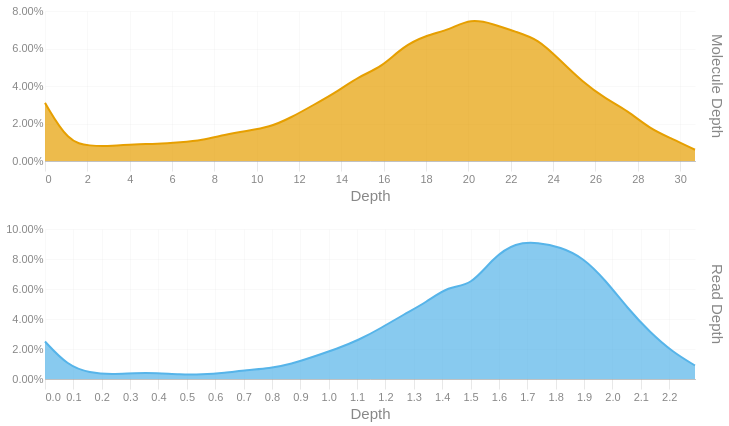

The cell this chart's notebook holds for it:
### Code cell
readdep = depth_hist(tb['Read Depth'], q99, 3)
readdep = readdep.with_columns(pl.lit('Read Depth').alias('Metric'))
if not SKIPLR:
    moldep = depth_hist(tb['Molecule Depth'], mol_q99, 1)
    moldep = moldep.with_columns(pl.lit('Molecule Depth').alias('Metric'))
    _hist = pl.concat([readdep, moldep])
    _hist = _hist.filter(pl.col('Proportion') != 0)
    with SafeRender(_hist):
        (
            alt.Chart(_hist)        
            .mark_area(interpolate = "basis")
            .encode(
                x=alt.X('Bin:Q').scale(domainMin=0).axis(alt.Axis(title='Depth')),
                y = alt.Y('Proportion:Q', title = None).axis(format = '.2%'),
                color = alt.Color('Metric:N').legend(None),
                row = alt.Row("Metric:N").header(title = None, labelOrient = 'right'),
                tooltip = [
                    alt.Tooltip("Metric:N", title = "Metric"),
                    alt.Tooltip('Interval:N', title = "Depth Interval"),
                    alt.Tooltip('Proportion:Q', title = "% Alignments").format('.2%')
                ]
            )
            .resolve_scale(x='independent', y='independent')
            .properties(
                height = 150, width = 650,
                usermeta={'embedOptions': {'downloadFileName': f'{samplename}.depth.hist'}}
            )
        ).display()
else:
    readdep = readdep.filter(pl.col('Proportion') != 0)
    with SafeRender(readdep):
        (
            alt.Chart(readdep)        
            .mark_area(interpolate = "basis")
            .encode(
                x=alt.X('Bin:Q').scale(domainMin=0).axis(alt.Axis(title='Depth')),
                y = alt.Y('Proportion:Q', title = None).axis(format = '.2%'),
                tooltip = [
                    alt.Tooltip('Interval:N', title = "Depth Interval"),
                    alt.Tooltip('Proportion:Q', title = "% Alignments").format('.2%')
                ]
            )
            .properties(
                usermeta={'embedOptions': {'downloadFileName': f'{samplename}.depth.hist'}}
            )
        ).display()

### Figure 1 — Vega-Lite specification as saved in the notebook (floating-point values rounded to 4 significant figures)
{"width": 650, "height": 150, "config": {"title": {"anchor": "start", "dy": -15, "fontSize": 18, "color": "#888888", "subtitleColor": "#888888", "subtitleFontSize": 14}, "arc": {"fill": "#0072B2"}, "axis": {"domainColor": "#888888", "domainWidth": 0.5, "gridWidth": 0.2, "grid": false, "titleFontWeight": 400, "titleFontSize": 15, "labelFontSize": 11, "labelColor": "#888888", "tickColor": "#888888", "tickWidth": 0.2, "titleColor": "#888888"}, "axisBand": {"grid": false}, "axisX": {"grid": true, "tickSize": 10, "domainCap": "round"}, "axisY": {"domain": false, "grid": true, "tickSize": 0, "domainCap": "round"}, "background": "transparent", "header": {"labelFontSize": 15, "labelColor": "#888888", "titleFontSize": 15, "titleFontWeight": 600, "titleColor": "#888888"}, "legend": {"labelFont": "sans-serif", "labelFontSize": 12, "labelColor": "#888888", "symbolSize": 100, "symbolType": "circle", "titleFontSize": 12, "titlePadding": 10, "titleColor": "#888888", "title": null}, "range": {"category": ["#E69F00", "#56B4E9", "#009E73", "#F0E442", "#0072B2", "#D55E00", "#CC79A7", "#000000"], "diverging": ["#cfe8f3", "#a2d4ec", "#73bfe2", "#46abdb", "#1696d2", "#12719e"]}, "area": {"fill": "#0072B2", "fillOpacity": 0.7, "line": true, "strokeOpacity": 0.7}, "line": {"color": "#0072B2", "stroke": "#0072B2", "strokeWidth": 2}, "trail": {"color": "#0072B2", "stroke": "#0072B2", "strokeWidth": 0, "size": 1}, "point": {"filled": true, "fillOpacity": 1.0, "size": 95}, "text": {"color": "#888888", "fontSize": 11, "align": "right", "fontWeight": 400, "size": 11}, "bar": {"fill": "#0072B2", "stroke": null}, "view": {"stroke": null, "continuousWidth": 660, "continuousHeight": 400}}, "data": {"name": "data-143d1d3a30965a734810424ad32917e9"}, "mark": {"type": "area", "interpolate": "basis"}, "encoding": {"color": {"field": "Metric", "legend": null, "type": "nominal"}, "row": {"field": "Metric", "header": {"title": null, "labelOrient": "right"}, "type": "nominal"}, "tooltip": [{"field": "Metric", "title": "Metric", "type": "nominal"}, {"field": "Interval", "title": "Depth Interval", "type": "nominal"}, {"field": "Proportion", "format": ".2%", "title": "% Alignments", "type": "quantitative"}], "x": {"axis": {"title": "Depth"}, "field": "Bin", "scale": {"domainMin": 0}, "type": "quantitative"}, "y": {"axis": {"format": ".2%"}, "field": "Proportion", "title": null, "type": "quantitative"}}, "resolve": {"scale": {"x": "independent", "y": "independent"}}, "usermeta": {"embedOptions": {"downloadFileName": "S3_Annapolis_294.depth.hist"}}, "$schema": "https://vega.github.io/schema/vega-lite/v6.1.0.json", "datasets": {"data-143d1d3a30965a734810424ad32917e9": [{"Bin": 0.0, "Interval": "0.0-0.079", "Proportion": 0.025, "Metric": "Read Depth"}, {"Bin": 0.079, "Interval": "0.079-0.158", "Proportion": 0.009, "Metric": "Read Depth"}, {"Bin": 0.158, "Interval": "0.158-0.237", "Proportion": 0.004, "Metric": "Read Depth"}, {"Bin": 0.237, "Interval": "0.237-0.316", "Proportion": 0.003, "Metric": "Read Depth"}, {"Bin": 0.316, "Interval": "0.316-0.395", "Proportion": 0.004, "Metric": "Read Depth"}, {"Bin": 0.395, "Interval": "0.395-0.474", "Proportion": 0.004, "Metric": "Read Depth"}, {"Bin": 0.474, "Interval": "0.474-0.553", "Proportion": 0.003, "Metric": "Read Depth"}, {"Bin": 0.553, "Interval": "0.553-0.632", "Proportion": 0.003, "Metric": "Read Depth"}, {"Bin": 0.632, "Interval": "0.632-0.711", "Proportion": 0.004, "Metric": "Read Depth"}, {"Bin": 0.711, "Interval": "0.711-0.79", "Proportion": 0.006, "Metric": "Read Depth"}, {"Bin": 0.79, "Interval": "0.79-0.869", "Proportion": 0.007, "Metric": "Read Depth"}, {"Bin": 0.869, "Interval": "0.869-0.948", "Proportion": 0.01, "Metric": "Read Depth"}, {"Bin": 0.948, "Interval": "0.948-1.027", "Proportion": 0.015, "Metric": "Read Depth"}, {"Bin": 1.027, "Interval": "1.027-1.106", "Proportion": 0.02, "Metric": "Read Depth"}, {"Bin": 1.106, "Interval": "1.106-1.185", "Proportion": 0.026, "Metric": "Read Depth"}, {"Bin": 1.185, "Interval": "1.185-1.264", "Proportion": 0.034, "Metric": "Read Depth"}, {"Bin": 1.264, "Interval": "1.264-1.343", "Proportion": 0.043, "Metric": "Read Depth"}, {"Bin": 1.343, "Interval": "1.343-1.422", "Proportion": 0.051, "Metric": "Read Depth"}, {"Bin": 1.422, "Interval": "1.422-1.501", "Proportion": 0.062, "Metric": "Read Depth"}, {"Bin": 1.501, "Interval": "1.501-1.58", "Proportion": 0.062, "Metric": "Read Depth"}, {"Bin": 1.58, "Interval": "1.58-1.659", "Proportion": 0.081, "Metric": "Read Depth"}, {"Bin": 1.659, "Interval": "1.659-1.738", "Proportion": 0.091, "Metric": "Read Depth"}, {"Bin": 1.738, "Interval": "1.738-1.817", "Proportion": 0.091, "Metric": "Read Depth"}, {"Bin": 1.817, "Interval": "1.817-1.896", "Proportion": 0.088, "Metric": "Read Depth"}, {"Bin": 1.896, "Interval": "1.896-1.975", "Proportion": 0.081, "Metric": "Read Depth"}, {"Bin": 1.975, "Interval": "1.975-2.054", "Proportion": 0.066, "Metric": "Read Depth"}, {"Bin": 2.054, "Interval": "2.054-2.133", "Proportion": 0.047, "Metric": "Read Depth"}, {"Bin": 2.133, "Interval": "2.133-2.212", "Proportion": 0.031, "Metric": "Read Depth"}, {"Bin": 2.212, "Interval": "2.212-2.291", "Proportion": 0.018, "Metric": "Read Depth"}, {"Bin": 2.291, "Interval": "2.291-2.37", "Proportion": 0.009, "Metric": "Read Depth"}, {"Bin": 0.0, "Interval": "0.0-1.1", "Proportion": 0.031, "Metric": "Molecule Depth"}, {"Bin": 1.1, "Interval": "1.1-2.1", "Proportion": 0.01, "Metric": "Molecule Depth"}, {"Bin": 2.1, "Interval": "2.1-3.2", "Proportion": 0.008, "Metric": "Molecule Depth"}, {"Bin": 3.2, "Interval": "3.2-4.2", "Proportion": 0.008, "Metric": "Molecule Depth"}, {"Bin": 4.2, "Interval": "4.2-5.3", "Proportion": 0.009, "Metric": "Molecule Depth"}, {"Bin": 5.3, "Interval": "5.3-6.4", "Proportion": 0.009, "Metric": "Molecule Depth"}, {"Bin": 6.4, "Interval": "6.4-7.4", "Proportion": 0.01, "Metric": "Molecule Depth"}, {"Bin": 7.4, "Interval": "7.4-8.5", "Proportion": 0.011, "Metric": "Molecule Depth"}, {"Bin": 8.5, "Interval": "8.5-9.5", "Proportion": 0.014, "Metric": "Molecule Depth"}, {"Bin": 9.5, "Interval": "9.5-10.6", "Proportion": 0.016, "Metric": "Molecule Depth"}, {"Bin": 10.6, "Interval": "10.6-11.6", "Proportion": 0.018, "Metric": "Molecule Depth"}, {"Bin": 11.6, "Interval": "11.6-12.7", "Proportion": 0.023, "Metric": "Molecule Depth"}, {"Bin": 12.7, "Interval": "12.7-13.8", "Proportion": 0.03, "Metric": "Molecule Depth"}, {"Bin": 13.8, "Interval": "13.8-14.8", "Proportion": 0.037, "Metric": "Molecule Depth"}, {"Bin": 14.8, "Interval": "14.8-15.9", "Proportion": 0.045, "Metric": "Molecule Depth"}, {"Bin": 15.9, "Interval": "15.9-16.9", "Proportion": 0.05, "Metric": "Molecule Depth"}, {"Bin": 16.9, "Interval": "16.9-18.0", "Proportion": 0.061, "Metric": "Molecule Depth"}, {"Bin": 18.0, "Interval": "18.0-19.1", "Proportion": 0.067, "Metric": "Molecule Depth"}, {"Bin": 19.1, "Interval": "19.1-20.1", "Proportion": 0.07, "Metric": "Molecule Depth"}, {"Bin": 20.1, "Interval": "20.1-21.2", "Proportion": 0.076, "Metric": "Molecule Depth"}, {"Bin": 21.2, "Interval": "21.2-22.2", "Proportion": 0.073, "Metric": "Molecule Depth"}, {"Bin": 22.2, "Interval": "22.2-23.3", "Proportion": 0.069, "Metric": "Molecule Depth"}, {"Bin": 23.3, "Interval": "23.3-24.3", "Proportion": 0.065, "Metric": "Molecule Depth"}, {"Bin": 24.3, "Interval": "24.3-25.4", "Proportion": 0.054, "Metric": "Molecule Depth"}, {"Bin": 25.4, "Interval": "25.4-26.5", "Proportion": 0.042, "Metric": "Molecule Depth"}, {"Bin": 26.5, "Interval": "26.5-27.5", "Proportion": 0.033, "Metric": "Molecule Depth"}, {"Bin": 27.5, "Interval": "27.5-28.6", "Proportion": 0.027, "Metric": "Molecule Depth"}, {"Bin": 28.6, "Interval": "28.6-29.6", "Proportion": 0.017, "Metric": "Molecule Depth"}, {"Bin": 29.6, "Interval": "29.6-30.7", "Proportion": 0.012, "Metric": "Molecule Depth"}, {"Bin": 30.7, "Interval": "30.7-31.76", "Proportion": 0.006, "Metric": "Molecule Depth"}]}}
